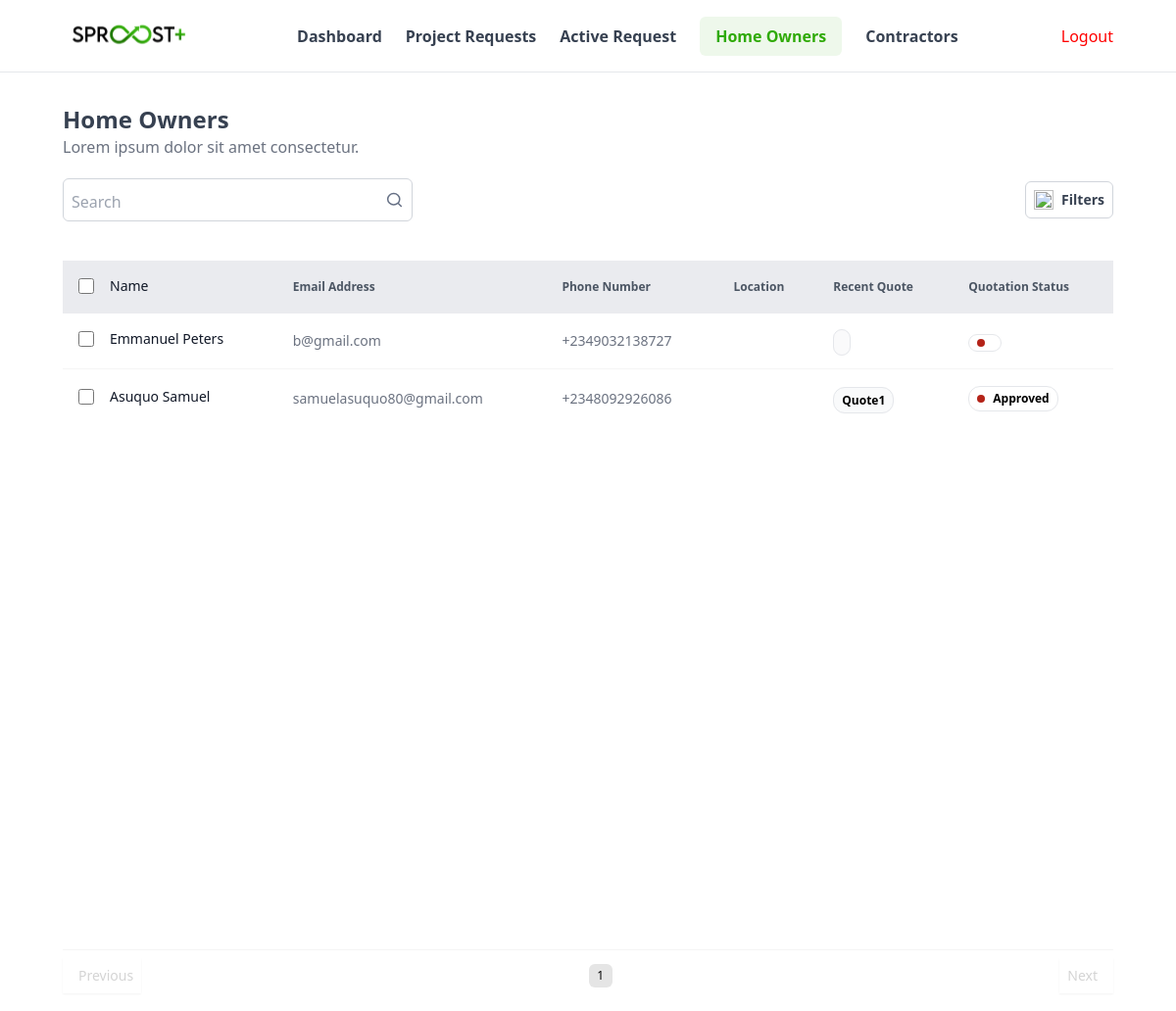
Page /user-admin/home-owners/ on the committed database.
### accounts/models.py (models this page shows)
class User(AbstractUser):
    phone_number = PhoneNumberField(null=False, blank=False)
    user_type = models.CharField(max_length = 3, choices = USER_TYPE_CHOICES)
    date_joined = models.DateTimeField(auto_now_add=True)

### quotes/models.py (models this page shows, shortened)
class QuoteRequest(models.Model):
    user = models.ForeignKey("accounts.User", on_delete=models.CASCADE, null=False, related_name="quote_requests")
    uuid = models.UUIDField(default=uuid.uuid4, editable=False, unique=True)
    title = models.CharField(max_length=255, null=False)
    summary = models.TextField(null=False, max_length=257)
    status = models.CharField(max_length=255, choices=QuoteRequestStatus.choices, default=QuoteRequestStatus.pending, null=False)
    contact_phone = models.CharField(max_length=20, null=False)
    contact_email = models.EmailField(max_length=255, null=False)
    property_address = models.CharField(max_length=255, null=False)
    upload_date = models.DateTimeField(auto_now_add=True, null=False)
    media_paths = GenericRelation("main.Media")
    is_quote = models.BooleanField(default=True)
    objects = QuoteRequestManager()

### admins/views.py (the view, shortened to what this page needs)
# urls.py: path('home-owners/', views.homeOwnersListView, name="homeowners"),
def homeOwnersListView(request):
    query = request.GET.get('q')
    home_owners = User.objects.filter(user_type='HO').select_related("user_profile").prefetch_related('quote_requests').order_by('-id')
    paginator = Paginator(home_owners, 10)  # Show 10 orders per page.
    page_number = request.GET.get('page')
    page_obj = paginator.get_page(page_number)
    context = {'homeowners': page_obj}
    return render(request, 'user_admin/home_owners.html', context)

### quotes/models.py (called while the page is built)
    @property
    def latest_quote(self):
        return self.order_by('-id').first()

### templates/user_admin/home_owners.html (shortened to what this page needs)
{% extends "user_admin/base.html" %}
{% load static %}
{% block navbar %}
    {% include "user_admin/navbar.html" %}
{% endblock navbar %}
{% block content %}
<main class="w-full px-[1rem] md:px-[4rem] flex flex-col gap-8 my-8">
    <div class="">
        <div class="mb-4">
            <h1 class="text-2xl font-semibold text-gray-700">Home Owners</h1>
            <p class="text-gray-500">Lorem ipsum dolor sit amet consectetur.</p>
        </div>
        <div class="w-full flex items-center justify-between">
            <div class="w-1/3 group border border-gray-300 rounded-md justify-between gap-2 p-2 mt-1">
                <form class = "flex items-center ">
                    <input type="text" name="q" id="search" placeholder="Search" class="w-full h-full outline-none group-focus:outline-none mt-1 focus-visible:border-none border-none" />
                    <button type = "submit">
                        <img src="{% static 'svgs/search.svg' %}" alt="" class="w-[20px] h-[20px] object-contain" />
                    </button>
                </form>
            </div>
            <div class="group border border-gray-300 rounded-md flex items-center justify-center gap-2 p-2 mt-1">
                <img src="{% static 'svgs/Filterlines.svg' %}" alt="" class="w-[20px] h-[20px] object-contain" />
                <span class="text-gray-700 font-semibold text-sm">Filters</span>
            </div>
        </div>
    </div>
    <div class="w-full">
        <div class="w-full my-2 min-h-[65vh]">
            <table class="w-full">
                <thead class="h-10 bg-gray-200 bg-opacity-80">
                    <tr class="text-gray-600 text-xs font-medium">
                        <th class=" text-start p-4">
                            <div class="inline-flex items-center gap-4">
                                <input type="checkbox" class="w-4 h-4 rounded-xl">
                                <h3 class="text-gray-900 text-sm font-medium capitalize">Name</h3>
                            </div>
                        </th>
                        <th class=" text-start p-4">Email Address</th>
                        <th class=" text-start p-4">Phone Number</th>
                        <th class=" text-start p-4">Location</th>
                        <th class=" text-start p-4">Recent Quote</th>
                        <th class=" text-start p-4">Quotation Status</th>
                    </tr>
                </thead>
                <tbody class="p-4">
                    {% if homeowners %}
                    {% for homeowner in homeowners %}
                    <tr class="border-b border-neutral-100 last:border-0">
                        <td class=" p-4">
                            <div class="inline-flex items-center gap-4">
                                <input type="checkbox" class="w-4 h-4 rounded-xl">
                                <h3 class="text-gray-900 text-sm font-medium capitalize">{{homeowner.first_name}} {{homeowner.last_name}}</h3>
                            </div>
                        </td>
                        <td class=" p-4">
                            <div class="flex flex-col gap-1">
                                <span class="text-gray-500 text-sm">{{homeowner.email}}</span>
                            </div>
                        </td>
                        <td class=" p-4">
                            <div class="flex flex-col gap-1">
                                <span class="text-gray-500 text-sm">{{homeowner.phone_number}}</span>
                            </div>
                        </td>
                        <td class=" p-4">
                        </td>
                        <td class=" p-4">
                            <span class=" font-semibold text-xs rounded-xl p-1 px-2 border border-neutral-150 bg-gray-50 bg-opacity-90  ">
                                {{homeowner.quote_requests.latest_quote.title}}
                            </span>
                        </td>
                        <td class="p-4 ">
                            <div class="inline-flex items-center gap-2 rounded-xl p-1 px-2 border border-neutral-150">
                                <span class="w-2 h-2 bg-[#B42318] rounded-full  "></span>
                                <span class="font-semibold text-xs capitalize">
                                    {{homeowner.quote_requests.latest_quote.status}}
                                </span>
                            </div>
                        </td>
                    </tr>
                    {% endfor %}
                    {% else %}
                    <tr>
                        <td colspan="7" class="text-center text-gray-500 mt-5">No Home Owners found</td>
                    </tr>
                    {% endif %}
                </tbody>
            </table>
        </div>
        <div class="w-full my-8 flex items-center justify-between border-t border-neutral-100 pt-2 bg-white">
            {% if homeowners.has_previous %}
            <a  href="?page={{ homeowners.previous_page_number }}" class="paginationBtn flex items-center gap-2 p-2 outline-none border-none shadow-sm text-sm font-medium">
                <img src="{%  static 'svgs/arrow-left.svg' %}" alt="" class="" />
                <span class="text-gray-900 font-medium">Prev</span>
            </a>
            {% else %}
            <span class="flex items-center gap-2 p-2 outline-none border-none shadow-sm text-sm font-medium text-neutral-300">
                <span class="text-sm">Previous</span>
            </span>
            {% endif %}
            <div class="flex items-center gap-2">
                {% for num in homeowners.paginator.page_range %}
                    {% if homeowners.number == num %}
                        <span class="outline-none border-none h-4 w-4 text-xs md:h-6 md:w-6 bg-neutral-200 rounded-md p-2 flex items-center justify-center">{{ num }}</span>
                    {% elif num >= homeowners.number|add:'-3' and num <= homeowners.number|add:'3' %}
                        <a href="?page={{ num }}" class="paginationBtn outline-none border-none h-4 w-4 text-xs md:h-6 md:w-6 rounded-md p-2 flex items-center justify-center">{{ num }}</a>
                    {% endif %}
                {% endfor %}
            </div>
            {% if homeowners.has_next %}
                <a href="?page={{ homeowners.next_page_number }}" class="paginationBtn flex items-center gap-2 p-2 outline-none border-none shadow-sm text-sm font-medium">
                    <span class="text-gray-900 font-medium">Next</span>
                    <img src="{%  static 'svgs/arrow-right.svg' %}" alt="" class="" />
                </a>
            {% else %}
                <span class="flex items-center gap-2 p-2 outline-none border-none shadow-sm text-sm font-medium text-neutral-300">
                    <span class="text-sm">Next</span>
                </span>
            {% endif %}
        </div>
    </div>
</main>
{% endblock %}

### rows in the picture
User: first_name "Emmanuel", last_name "Peters", email "b@gmail.com", phone_number "+2349032138727"
User: first_name "Asuquo", last_name "Samuel", email "samuelasuquo80@gmail.com", phone_number "+2348092926086", quote_requests.latest_quote "Quote1", quote_requests.latest_quote.status "Approved"

### other values in the picture
{{ num }} "1"
